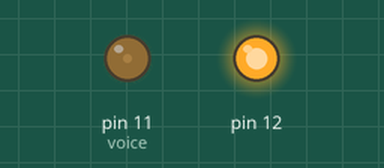
Recording of a program running on a simulated Raspberry Pi (header pin numbers). Parts: output pins drawn as LEDs (lit = HIGH).

Above: at 1.0 s.
At 6.5 s:
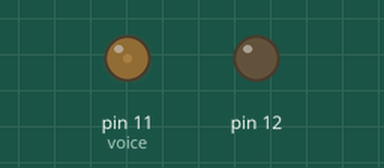
Timing chart, 0 to 9.1 s (numbered marks = the images above):
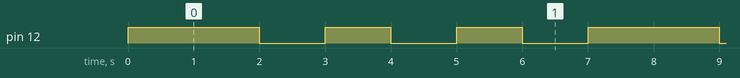

Measured:
- by itself, pin 12: repeats every 7.0 s: 2 × (LOW 1.0 s, HIGH 1.0 s), LOW 1.0 s, HIGH 2.0 s
- by itself, everything shown: repeats every 7.0 s, in 6 steps

The program:

Lab04.py
```python
import RPi.GPIO as GPIO
import time

# ??????
voice_dic = {'Do':523, 'Re':589, 'Mi':659, 'Fa':698, 'So':784, 'La':880, 'Si':988, 'Do':1047}

# ??GPIO
GPIO.setmode(GPIO.BOARD)
GPIO.setup(11,GPIO.OUT)
GPIO.setup(12,GPIO.OUT)

#??voice??
voice = GPIO.PWM(11,50)
voice.start(10.0)
GPIO.output(11,True)

while True:
    try:
        # ????
        for key in voice_dic:
          voice.ChangeFrequency(voice_dic[key])

          # ?????LED?
          if(key == 'Re' or key =='Fa' or key =='La' or key =='Do'):
            GPIO.output(12,True)
          else:
            GPIO.output(12,False)
          time.sleep(1)

    except KeyboardInterrupt:
        break

GPIO.cleanup()
```
